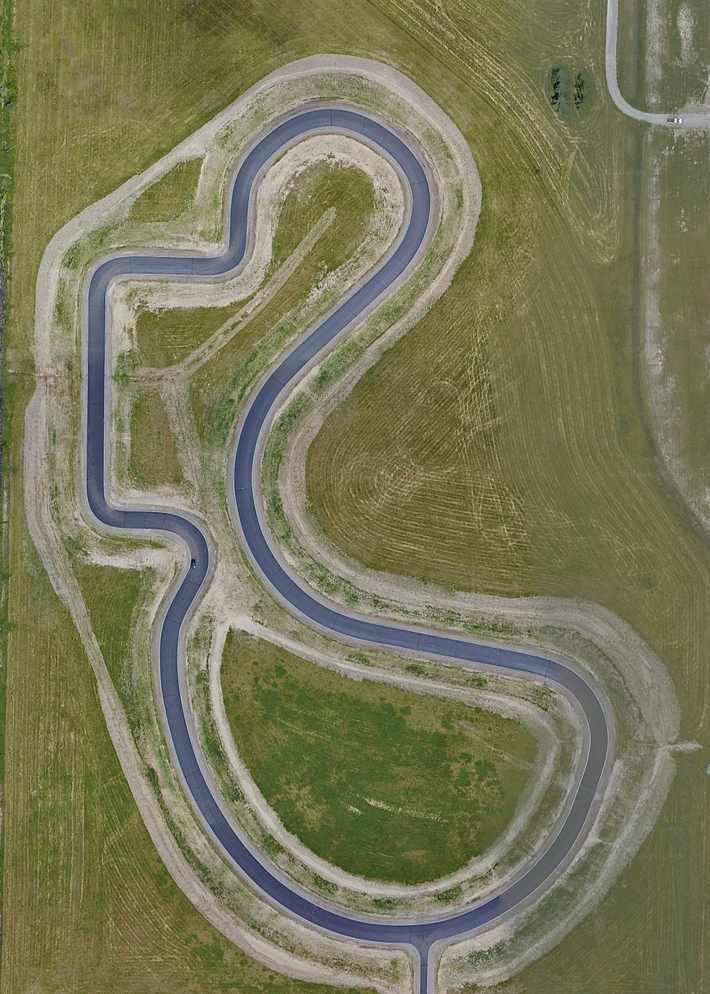
#> input picture AI for Robotics/Exercices/Lesson 4 - Search/map.png, 710 x 994 px, shrunk from 1280 x 1792 before the run
$ python GoogleMapsPlot.py   (Python 2 division)
#> lines starting #> are read from the running program, lines starting #| are printed output that depends on the picture
### AI for Robotics/Exercices/Lesson 4 - Search/GoogleMapsCoord.py
'''
This class has static functions to calculate Google Maps coordinates.
'''

import math

class GoogleMapsCoord:
    TITLE_SIZE = 256

    @staticmethod
    def latlngToWorld(lat, lng):
        '''
            Generates an X,Y world coordinate based on the latitude, longitude

            Returns: An X,Y world coordinate
        '''

        siny = math.sin(lat * math.pi / 180)
        x = GoogleMapsCoord.TITLE_SIZE * (0.5 + lng / 360)
        y = GoogleMapsCoord.TITLE_SIZE * (0.5 - math.log((1 + siny) / (1 - siny)) / (4 * math.pi))

        return x, y

    @staticmethod
    def latlngToPixel(lat, lng, zoom):
        '''
            Generates an X,Y pixel coordinate based on the latitude, longitude
            and zoom level

            Returns: An X,Y pixel coordinate
        '''

        scale = 1 << zoom

        x, y = GoogleMapsCoord.latlngToWorld(lat, lng)
        x = math.floor(x * scale)
        y = math.floor(y * scale)

        return int(x), int(y)

    @staticmethod
    def latlngToTile(lat, lng, zoom):
        '''
            Generates an X,Y tile coordinate based on the latitude, longitude
            and zoom level

            Returns: An X,Y tile coordinate
        '''

        x, y = GoogleMapsCoord.latlngToPixel(lat, lng, zoom)
        x = math.floor(x/GoogleMapsCoord.TITLE_SIZE)
        y = math.floor(y/GoogleMapsCoord.TITLE_SIZE)

        return int(x), int(y)

### AI for Robotics/Exercices/Lesson 4 - Search/GoogleMapsPlot.py
'''
   Example on how to plot latitude/longitude points into a map
   downloaded from Google Maps and matplotlib.
'''
import math
import ConfigParser
import matplotlib.pyplot as plt
import matplotlib.image as mpimg
from GoogleMapsCoord import GoogleMapsCoord


# Read the map details from file generated by GoogleMapsDownloader
config = ConfigParser.ConfigParser()
config.read('map_desc.txt')
#> (reads AI for Robotics/Exercices/Lesson 4 - Search/map_desc.txt from the repository)

ref_lat = float(config.get('map', 'lat_ref'))
ref_lng = float(config.get('map', 'lng_ref'))
zoom = int(config.get('map', 'zoom_ref'))
tile_height = int(config.get('map', 'height'))
tile_width = int(config.get('map', 'width'))

# Create map image
img = mpimg.imread('map.png')
#> img is the input picture: shape (994, 710, 3) float32; mean R, G, B 0.474, 0.471, 0.349
fig, ax = plt.subplots()
ax.imshow(img)

# Calculate the (0, 0) position
ref_x, ref_y = GoogleMapsCoord.latlngToTile(ref_lat, ref_lng, zoom)
ref_x = ref_x * GoogleMapsCoord.TITLE_SIZE
ref_y = ref_y * GoogleMapsCoord.TITLE_SIZE

print '(0, 0) Pixel Position: ', ref_x, ref_y

# Plot point 1
x, y = GoogleMapsCoord.latlngToPixel(43.405109, -83.885867, zoom)
new_x = x - ref_x
new_y = y - ref_y

print 'Point 1:', new_x, new_y
ax.plot(new_x, new_y, ".r")

# Plot point 2
x, y = GoogleMapsCoord.latlngToPixel(43.404715, -83.885964, zoom)
new_x = x - ref_x
new_y = y - ref_y

print 'Point 2:', new_x, new_y
ax.plot(new_x, new_y, ".r")

# Plot point 3
x, y = GoogleMapsCoord.latlngToPixel(43.403669, -83.884159, zoom)
new_x = x - ref_x
new_y = y - ref_y

print 'Point 3:', new_x, new_y
ax.plot(new_x, new_y, ".r")

# Show plot
plt.show()
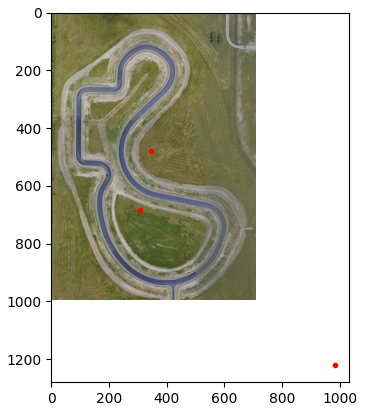
#> figure drawn by matplotlib, 1 panel
